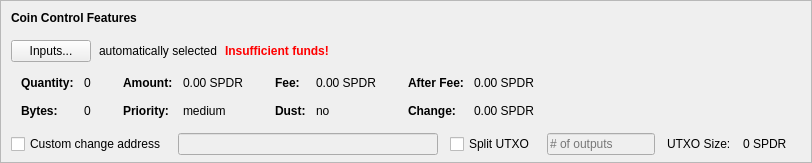
    <widget class="QFrame" name="frameCoinControl">
     <property name="sizePolicy">
      <sizepolicy hsizetype="Expanding" vsizetype="Expanding">
       <horstretch>0</horstretch>
       <verstretch>0</verstretch>
      </sizepolicy>
     </property>
     <property name="maximumSize">
      <size>
       <width>16777215</width>
       <height>16777215</height>
      </size>
     </property>
     <property name="frameShape">
      <enum>QFrame::StyledPanel</enum>
     </property>
     <property name="frameShadow">
      <enum>QFrame::Sunken</enum>
     </property>
     <layout class="QVBoxLayout" name="verticalLayoutCoinControl2">
      <property name="spacing">
       <number>0</number>
      </property>
      <property name="leftMargin">
       <number>0</number>
      </property>
      <property name="topMargin">
       <number>0</number>
      </property>
      <property name="rightMargin">
       <number>0</number>
      </property>
      <property name="bottomMargin">
       <number>6</number>
      </property>
      <item>
       <layout class="QVBoxLayout" name="verticalLayoutCoinControl" stretch="0,0,0,0,1">
        <property name="spacing">
         <number>0</number>
        </property>
        <property name="leftMargin">
         <number>10</number>
        </property>
        <property name="topMargin">
         <number>10</number>
        </property>
        <item>
         <layout class="QHBoxLayout" name="horizontalLayoutCoinControl1">
          <property name="bottomMargin">
           <number>15</number>
          </property>
          <item>
           <widget class="QLabel" name="labelCoinControlFeatures">
            <property name="sizePolicy">
             <sizepolicy hsizetype="Preferred" vsizetype="Maximum">
              <horstretch>0</horstretch>
              <verstretch>0</verstretch>
             </sizepolicy>
            </property>
            <property name="font">
             <font>
              <weight>75</weight>
              <bold>true</bold>
             </font>
            </property>
            <property name="styleSheet">
             <string notr="true">font-weight:bold;</string>
            </property>
            <property name="text">
             <string>Coin Control Features</string>
            </property>
           </widget>
          </item>
         </layout>
        </item>
        <item>
         <layout class="QHBoxLayout" name="horizontalLayoutCoinControl2" stretch="0,0,0,0">
          <property name="spacing">
           <number>8</number>
          </property>
          <property name="bottomMargin">
           <number>10</number>
          </property>
          <item>
           <widget class="QPushButton" name="pushButtonCoinControl">
            <property name="styleSheet">
             <string notr="true"/>
            </property>
            <property name="text">
             <string>Inputs...</string>
            </property>
            <property name="autoDefault">
             <bool>false</bool>
            </property>
           </widget>
          </item>
          <item>
           <widget class="QLabel" name="labelCoinControlAutomaticallySelected">
            <property name="text">
             <string>automatically selected</string>
            </property>
            <property name="margin">
             <number>5</number>
            </property>
           </widget>
          </item>
          <item>
           <widget class="QLabel" name="labelCoinControlInsuffFunds">
            <property name="font">
             <font>
              <weight>75</weight>
              <bold>true</bold>
             </font>
            </property>
            <property name="styleSheet">
             <string notr="true">color:red;font-weight:bold;</string>
            </property>
            <property name="text">
             <string>Insufficient funds!</string>
            </property>
            <property name="margin">
             <number>5</number>
            </property>
           </widget>
          </item>
          <item>
           <spacer name="horizontalSpacerCoinControl">
            <property name="orientation">
             <enum>Qt::Horizontal</enum>
            </property>
            <property name="sizeHint" stdset="0">
             <size>
              <width>40</width>
              <height>1</height>
             </size>
            </property>
           </spacer>
          </item>
         </layout>
        </item>
        <item>
         <widget class="QWidget" name="widgetCoinControl" native="true">
          <property name="sizePolicy">
           <sizepolicy hsizetype="Preferred" vsizetype="Preferred">
            <horstretch>0</horstretch>
            <verstretch>0</verstretch>
           </sizepolicy>
          </property>
          <property name="minimumSize">
           <size>
            <width>0</width>
            <height>0</height>
           </size>
          </property>
          <property name="styleSheet">
           <string notr="true"/>
          </property>
          <layout class="QHBoxLayout" name="horizontalLayoutCoinControl5">
           <property name="leftMargin">
            <number>0</number>
           </property>
           <property name="topMargin">
            <number>0</number>
           </property>
           <property name="rightMargin">
            <number>0</number>
           </property>
           <property name="bottomMargin">
            <number>0</number>
           </property>
           <item>
            <layout class="QHBoxLayout" name="horizontalLayoutCoinControl3" stretch="0,0,0,1">
             <property name="spacing">
              <number>20</number>
             </property>
             <property name="topMargin">
              <number>0</number>
             </property>
             <property name="bottomMargin">
              <number>10</number>
             </property>
             <item>
              <layout class="QFormLayout" name="formLayoutCoinControl1">
               <property name="horizontalSpacing">
                <number>10</number>
               </property>
               <property name="verticalSpacing">
                <number>14</number>
               </property>
               <property name="leftMargin">
                <number>10</number>
               </property>
               <property name="topMargin">
                <number>4</number>
               </property>
               <property name="rightMargin">
                <number>6</number>
               </property>
               <item row="0" column="0">
                <widget class="QLabel" name="labelCoinControlQuantityText">
                 <property name="font">
                  <font>
                   <weight>75</weight>
                   <bold>true</bold>
                  </font>
                 </property>
                 <property name="text">
                  <string>Quantity:</string>
                 </property>
                 <property name="margin">
                  <number>0</number>
                 </property>
                </widget>
               </item>
               <item row="0" column="1">
                <widget class="QLabel" name="labelCoinControlQuantity">
                 <property name="cursor">
                  <cursorShape>IBeamCursor</cursorShape>
                 </property>
                 <property name="contextMenuPolicy">
                  <enum>Qt::ActionsContextMenu</enum>
                 </property>
                 <property name="text">
                  <string notr="true">0</string>
                 </property>
                 <property name="margin">
                  <number>0</number>
                 </property>
                 <property name="textInteractionFlags">
                  <set>Qt::LinksAccessibleByMouse|Qt::TextSelectableByKeyboard|Qt::TextSelectableByMouse</set>
                 </property>
                </widget>
               </item>
               <item row="1" column="0">
                <widget class="QLabel" name="labelCoinControlBytesText">
                 <property name="font">
                  <font>
                   <weight>75</weight>
                   <bold>true</bold>
                  </font>
                 </property>
                 <property name="text">
                  <string>Bytes:</string>
                 </property>
                </widget>
               </item>
               <item row="1" column="1">
                <widget class="QLabel" name="labelCoinControlBytes">
                 <property name="cursor">
                  <cursorShape>IBeamCursor</cursorShape>
                 </property>
                 <property name="contextMenuPolicy">
                  <enum>Qt::ActionsContextMenu</enum>
                 </property>
                 <property name="text">
                  <string notr="true">0</string>
                 </property>
                 <property name="textInteractionFlags">
                  <set>Qt::LinksAccessibleByMouse|Qt::TextSelectableByKeyboard|Qt::TextSelectableByMouse</set>
                 </property>
                </widget>
               </item>
              </layout>
             </item>
             <item>
              <layout class="QFormLayout" name="formLayoutCoinControl2">
               <property name="horizontalSpacing">
                <number>10</number>
               </property>
               <property name="verticalSpacing">
                <number>14</number>
               </property>
               <property name="leftMargin">
                <number>6</number>
               </property>
               <property name="topMargin">
                <number>4</number>
               </property>
               <property name="rightMargin">
                <number>6</number>
               </property>
               <item row="0" column="0">
                <widget class="QLabel" name="labelCoinControlAmountText">
                 <property name="font">
                  <font>
                   <weight>75</weight>
                   <bold>true</bold>
                  </font>
                 </property>
                 <property name="text">
                  <string>Amount:</string>
                 </property>
                 <property name="margin">
                  <number>0</number>
                 </property>
                </widget>
               </item>
               <item row="0" column="1">
                <widget class="QLabel" name="labelCoinControlAmount">
                 <property name="cursor">
                  <cursorShape>IBeamCursor</cursorShape>
                 </property>
                 <property name="contextMenuPolicy">
                  <enum>Qt::ActionsContextMenu</enum>
                 </property>
                 <property name="text">
                  <string notr="true">0.00 SPDR</string>
                 </property>
                 <property name="textInteractionFlags">
                  <set>Qt::LinksAccessibleByMouse|Qt::TextSelectableByKeyboard|Qt::TextSelectableByMouse</set>
                 </property>
                </widget>
               </item>
               <item row="1" column="0">
                <widget class="QLabel" name="labelCoinControlPriorityText">
                 <property name="font">
                  <font>
                   <weight>75</weight>
                   <bold>true</bold>
                  </font>
                 </property>
                 <property name="text">
                  <string>Priority:</string>
                 </property>
                </widget>
               </item>
               <item row="1" column="1">
                <widget class="QLabel" name="labelCoinControlPriority">
                 <property name="cursor">
                  <cursorShape>IBeamCursor</cursorShape>
                 </property>
                 <property name="contextMenuPolicy">
                  <enum>Qt::ActionsContextMenu</enum>
                 </property>
                 <property name="text">
                  <string>medium</string>
                 </property>
                 <property name="textInteractionFlags">
                  <set>Qt::LinksAccessibleByMouse|Qt::TextSelectableByKeyboard|Qt::TextSelectableByMouse</set>
                 </property>
                </widget>
               </item>
              </layout>
             </item>
             <item>
              <layout class="QFormLayout" name="formLayoutCoinControl3">
               <property name="horizontalSpacing">
                <number>10</number>
               </property>
               <property name="verticalSpacing">
                <number>14</number>
               </property>
               <property name="leftMargin">
                <number>6</number>
               </property>
               <property name="topMargin">
                <number>4</number>
               </property>
               <property name="rightMargin">
                <number>6</number>
               </property>
               <item row="0" column="0">
                <widget class="QLabel" name="labelCoinControlFeeText">
                 <property name="font">
                  <font>
                   <weight>75</weight>
                   <bold>true</bold>
                  </font>
                 </property>
                 <property name="text">
                  <string>Fee:</string>
                 </property>
                 <property name="margin">
                  <number>0</number>
                 </property>
                </widget>
               </item>
               <item row="0" column="1">
                <widget class="QLabel" name="labelCoinControlFee">
                 <property name="cursor">
                  <cursorShape>IBeamCursor</cursorShape>
                 </property>
                 <property name="contextMenuPolicy">
                  <enum>Qt::ActionsContextMenu</enum>
                 </property>
                 <property name="text">
                  <string notr="true">0.00 SPDR</string>
                 </property>
                 <property name="textInteractionFlags">
                  <set>Qt::LinksAccessibleByMouse|Qt::TextSelectableByKeyboard|Qt::TextSelectableByMouse</set>
                 </property>
                </widget>
               </item>
               <item row="1" column="0">
                <widget class="QLabel" name="labelCoinControlLowOutputText">
                 <property name="font">
                  <font>
                   <weight>75</weight>
                   <bold>true</bold>
                  </font>
                 </property>
                 <property name="text">
                  <string>Dust:</string>
                 </property>
                </widget>
               </item>
               <item row="1" column="1">
                <widget class="QLabel" name="labelCoinControlLowOutput">
                 <property name="cursor">
                  <cursorShape>IBeamCursor</cursorShape>
                 </property>
                 <property name="contextMenuPolicy">
                  <enum>Qt::ActionsContextMenu</enum>
                 </property>
                 <property name="text">
                  <string>no</string>
                 </property>
                 <property name="textInteractionFlags">
                  <set>Qt::LinksAccessibleByMouse|Qt::TextSelectableByKeyboard|Qt::TextSelectableByMouse</set>
                 </property>
                </widget>
               </item>
              </layout>
             </item>
             <item>
              <layout class="QFormLayout" name="formLayoutCoinControl4">
               <property name="horizontalSpacing">
                <number>10</number>
               </property>
               <property name="verticalSpacing">
                <number>14</number>
               </property>
               <property name="leftMargin">
                <number>6</number>
               </property>
               <property name="topMargin">
                <number>4</number>
               </property>
               <property name="rightMargin">
                <number>6</number>
               </property>
               <item row="0" column="0">
                <widget class="QLabel" name="labelCoinControlAfterFeeText">
                 <property name="font">
                  <font>
                   <weight>75</weight>
                   <bold>true</bold>
                  </font>
                 </property>
                 <property name="text">
                  <string>After Fee:</string>
                 </property>
                 <property name="margin">
                  <number>0</number>
                 </property>
                </widget>
               </item>
               <item row="0" column="1">
                <widget class="QLabel" name="labelCoinControlAfterFee">
                 <property name="cursor">
                  <cursorShape>IBeamCursor</cursorShape>
                 </property>
                 <property name="contextMenuPolicy">
                  <enum>Qt::ActionsContextMenu</enum>
                 </property>
                 <property name="text">
                  <string notr="true">0.00 SPDR</string>
                 </property>
                 <property name="textInteractionFlags">
                  <set>Qt::LinksAccessibleByMouse|Qt::TextSelectableByKeyboard|Qt::TextSelectableByMouse</set>
                 </property>
                </widget>
               </item>
               <item row="1" column="0">
                <widget class="QLabel" name="labelCoinControlChangeText">
                 <property name="font">
                  <font>
                   <weight>75</weight>
                   <bold>true</bold>
                  </font>
                 </property>
                 <property name="text">
                  <string>Change:</string>
                 </property>
                </widget>
               </item>
               <item row="1" column="1">
                <widget class="QLabel" name="labelCoinControlChange">
                 <property name="cursor">
                  <cursorShape>IBeamCursor</cursorShape>
                 </property>
                 <property name="contextMenuPolicy">
                  <enum>Qt::ActionsContextMenu</enum>
                 </property>
                 <property name="text">
                  <string notr="true">0.00 SPDR</string>
                 </property>
                 <property name="textInteractionFlags">
                  <set>Qt::LinksAccessibleByMouse|Qt::TextSelectableByKeyboard|Qt::TextSelectableByMouse</set>
                 </property>
                </widget>
               </item>
              </layout>
             </item>
            </layout>
           </item>
          </layout>
         </widget>
        </item>
        <item>
         <layout class="QHBoxLayout" name="horizontalLayoutCoinControl4" stretch="0,0,0,0,0,0,0">
          <property name="spacing">
           <number>12</number>
          </property>
          <property name="sizeConstraint">
           <enum>QLayout::SetDefaultConstraint</enum>
          </property>
          <property name="topMargin">
           <number>5</number>
          </property>
          <property name="rightMargin">
           <number>5</number>
          </property>
          <item>
           <widget class="QCheckBox" name="checkBoxCoinControlChange">
            <property name="toolTip">
             <string>If this is activated, but the change address is empty or invalid, change will be sent to a newly generated address.</string>
            </property>
            <property name="text">
             <string>Custom change address</string>
            </property>
           </widget>
          </item>
          <item>
           <widget class="QValidatedLineEdit" name="lineEditCoinControlChange">
            <property name="enabled">
             <bool>false</bool>
            </property>
            <property name="sizePolicy">
             <sizepolicy hsizetype="Expanding" vsizetype="Fixed">
              <horstretch>0</horstretch>
              <verstretch>0</verstretch>
             </sizepolicy>
            </property>
           </widget>
          </item>
          <item>
           <widget class="QCheckBox" name="splitBlockCheckBox">
            <property name="text">
             <string>Split UTXO</string>
            </property>
           </widget>
          </item>
          <item>
           <widget class="QLineEdit" name="splitBlockLineEdit">
            <property name="enabled">
             <bool>false</bool>
            </property>
            <property name="sizePolicy">
             <sizepolicy hsizetype="Fixed" vsizetype="Fixed">
              <horstretch>50</horstretch>
              <verstretch>0</verstretch>
             </sizepolicy>
            </property>
            <property name="placeholderText">
             <string># of outputs</string>
            </property>
           </widget>
          </item>
          <item>
           <widget class="QLabel" name="labelBlockSizeText">
            <property name="text">
             <string>UTXO Size:</string>
            </property>
           </widget>
          </item>
          <item>
           <widget class="QLabel" name="labelBlockSize">
            <property name="text">
             <string>0 SPDR</string>
            </property>
           </widget>
          </item>
          <item>
           <widget class="QLabel" name="labelCoinControlChangeLabel">
            <property name="sizePolicy">
             <sizepolicy hsizetype="Preferred" vsizetype="Expanding">
              <horstretch>0</horstretch>
              <verstretch>0</verstretch>
             </sizepolicy>
            </property>
            <property name="minimumSize">
             <size>
              <width>0</width>
              <height>0</height>
             </size>
            </property>
            <property name="text">
             <string/>
            </property>
            <property name="margin">
             <number>3</number>
            </property>
           </widget>
          </item>
         </layout>
        </item>
        <item>
         <spacer name="verticalSpacerCoinControl">
          <property name="orientation">
           <enum>Qt::Vertical</enum>
          </property>
          <property name="sizeHint" stdset="0">
           <size>
            <width>800</width>
            <height>1</height>
           </size>
          </property>
         </spacer>
        </item>
       </layout>
      </item>
     </layout>
    </widget>
